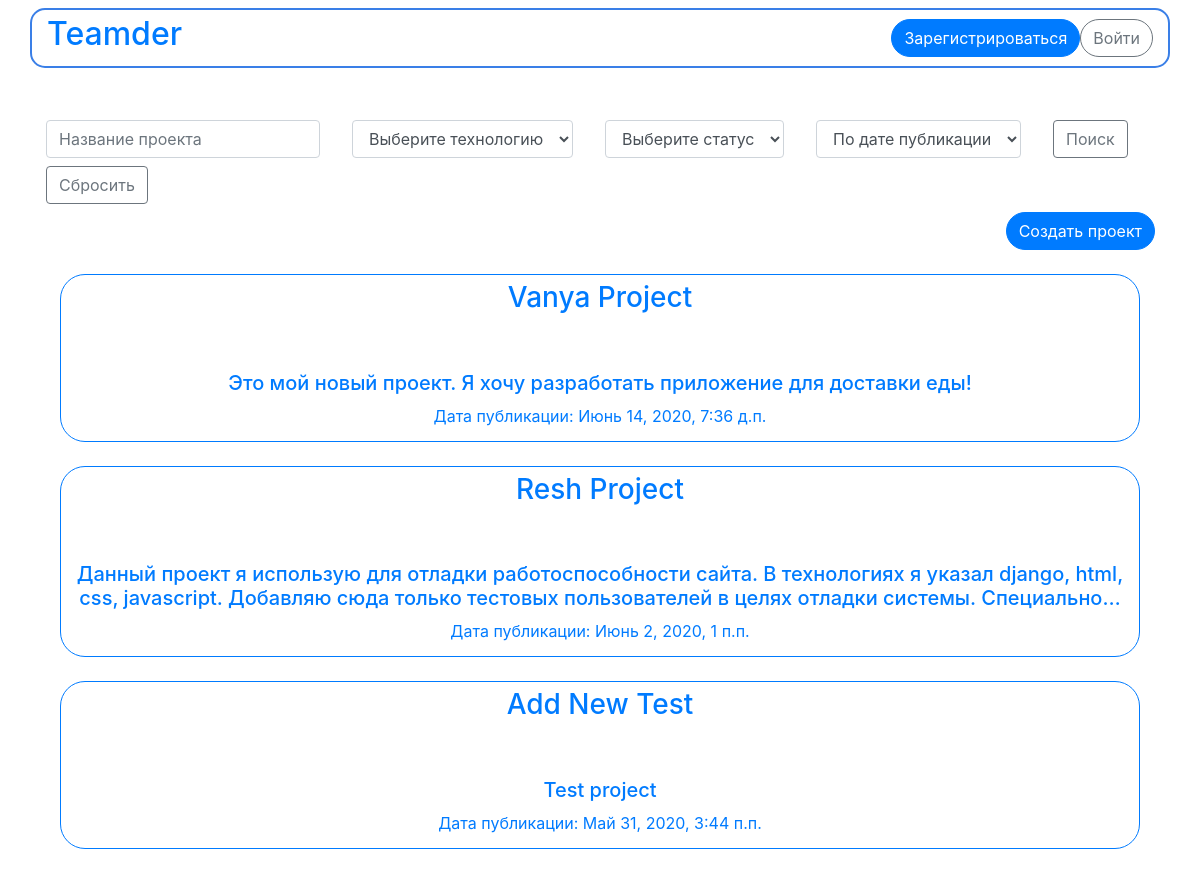
The app's page /projects/ (upper part), older data.
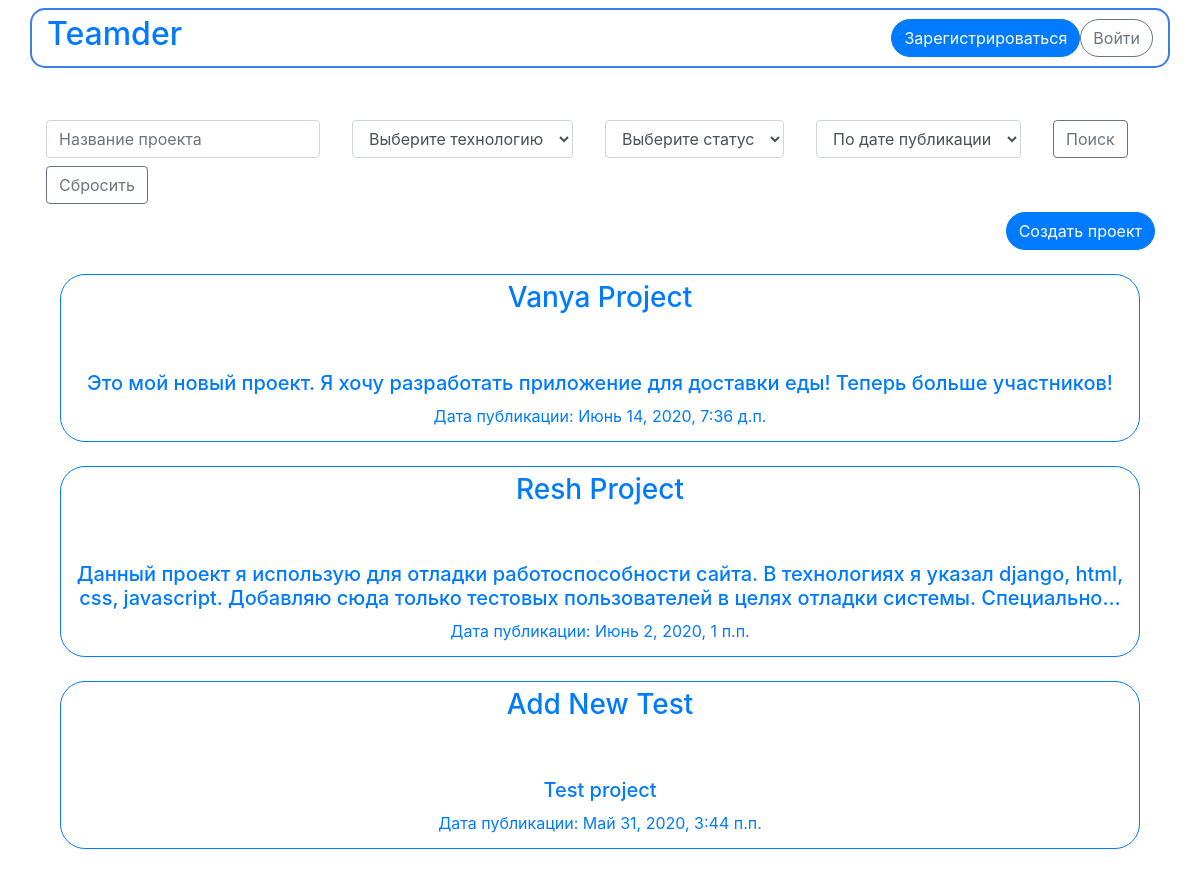
The same page, newer data.
### teamder/apps/projects/models.py (models this page shows, shortened)
class Project(models.Model):
    project_name = models.CharField('название проекта', max_length=100)
    project_description = models.TextField('описание проекта', blank=True)
    pub_date = models.DateTimeField('дата публикции', default=timezone.now())
    creator = models.ForeignKey(get_user_model(), on_delete=models.CASCADE, null=True)
    members = models.ManyToManyField(get_user_model(), 'Участники', blank=True)
    members_count = models.IntegerField('Количество участников', default=1, blank=False)
    is_done = models.BooleanField('Проект завершен', default=False)
    technologies = models.ManyToManyField(
        Technology,
        related_name='project_set',
        verbose_name="технологии",
        blank=True)
    class Meta:
        verbose_name = 'Проект'
        verbose_name_plural = 'Проекты'

### teamder/apps/projects/views.py (the view)
# urls.py: path('', views.index, name='index'),
def index(request):
    tech = request.GET.get('tech')
    name = request.GET.get('name')
    name = '' if name is None else name
    status = request.GET.get('done')
    order = request.GET.get('order_by')
    projects_list = get_by_tech(tech)
    projects_list = get_by_name(projects_list, name)
    projects_list = get_by_status(projects_list, status)
    projects_list = get_order_by(projects_list, order)
    technology_list = Technology.objects.order_by('technology_name')
    context = {
        'projects_list': projects_list,
        'technology_list': technology_list,
        'selected_tech': tech,
        'selected_done': status,
        'selected_name': name,
        'selected_order': order,
    }
    return render(request, 'projects/list.html', context)

### teamder/apps/projects/views.py (called while the page is built)
def get_by_tech(parameter):
    return Technology.objects.get(technology_name=parameter).project_set.all() \
        if parameter != "" and parameter is not None else Project.objects.all()

def get_by_name(query, parameter):
    return query.filter(project_name__icontains=parameter) if parameter is not None else query

def get_by_status(query, parameter):
    if parameter == 'true':
        return query.filter(is_done=True)
    elif parameter == 'false':
        return query.filter(is_done=False)
    else:
        return query

def get_order_by(query, parameter):
    if parameter == 'name':
        return query.order_by('project_name')
    return query.order_by('-pub_date')

### teamder/templates/projects/list.html (shortened to what this page needs)
{% extends 'base.html' %}
{% block content %}
<div class="container">
    <div class="row">
        <form method="get" class="form-inline">
            <div class="form-group mx-sm-3 mb-2">
                <input id="search_name" type="search" name="name" value="{{selected_name}}" class="form-control" placeholder="Название проекта">
            </div>
            <div class="form-group mx-sm-3 mb-2" onclick="showCheckboxes()">
                <select id="search_tech" class="form-control" name="tech">
                    <option value="">Выберите технологию</option>
                </select>
            </div>
            <div class="form-group mx-sm-3 mb-2">
                <select id="search_done" name="done" class="form-control">
                    <option {% if selected_done == '' %}selected{% endif %} value="">Выберите статус</option>
                </select>
            </div>
            <div class="form-group mx-sm-3 mb-2">
                <select id="order_by" name="order_by" class="form-control">
                    <option {% if selected_order == 'pub_date' %}selected{% endif %} value="pub_date">По дате публикации</option>
                </select>
            </div>
            <div class="form-group mx-sm-3 mb-2">
                <input type="submit" value="Поиск" class="btn btn-outline-secondary">
            </div>
        </form>
        <form method="get">
            <div class="form-group mx-sm-3 mb-2">
                <input type="submit" value="Сбросить" class="btn btn-outline-secondary">
            </div>
        </form>
        {% if user.useraccount.user_current_project == None %}
        <div class="col-12 justify-content-end">
            <a href="{% url 'projects:add_new' %}"><button class="btn btn-primary" style="border-radius: 50px; float: right;">Создать проект</button></a>
        </div>
        {% endif %}
    </div>
    <br>
    {% if projects_list %}
        {% for project in projects_list %}
            <div class="container" style="">
                <a href="{% url 'projects:detail' project.id %}" style="text-decoration: none"><button class="btn btn-outline-primary btn-block" style=" font-size: 200%; border-radius: 25px; ">
                    <h3>{{ project.project_name }}</h3>
                    <br>
                        <h5> {{ project.project_description | truncatechars:200 }}</h5>
                        <h5> <small>Дата публикации: {{project.pub_date}}</small></h5>
                </button></a>
            </div>
            <br>
        {% endfor %}
    {% else %}
        <p>Проекты не найдены</p>
    {% endif %}
</div>
{% endblock %}

Row changes from the older to the newer data that the page shows:
changed Project "Vanya Project": project_description "Это мой новый проект. Я хочу разработать приложение для доставки еды!" → "Это мой новый проект. Я хочу разработать приложение для доставки еды! Теперь больше участников!"
